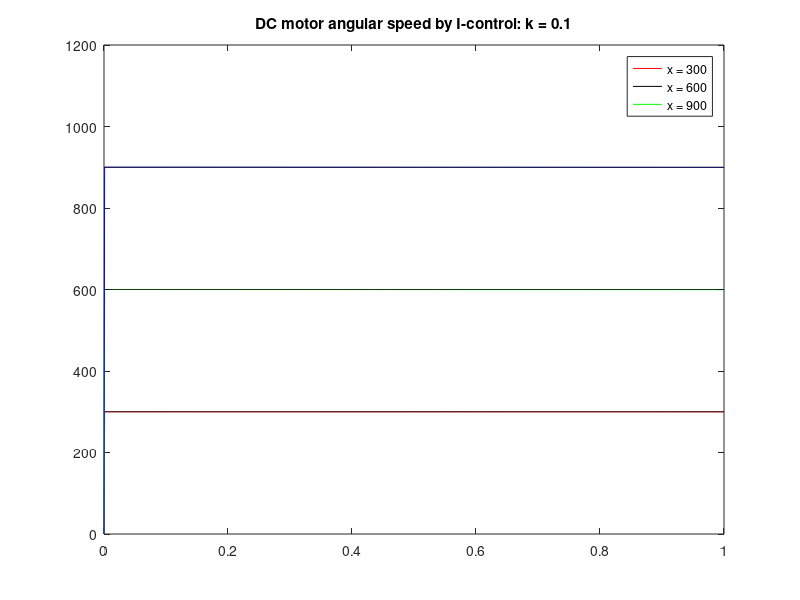
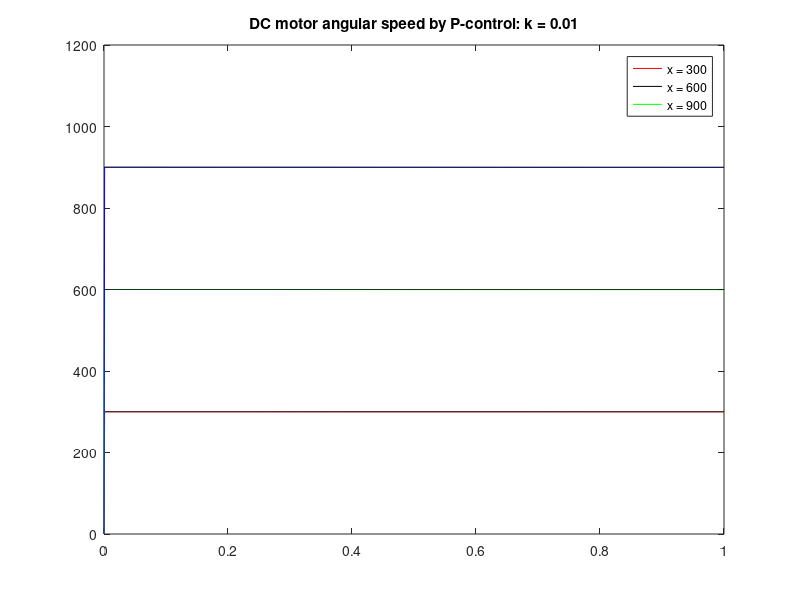
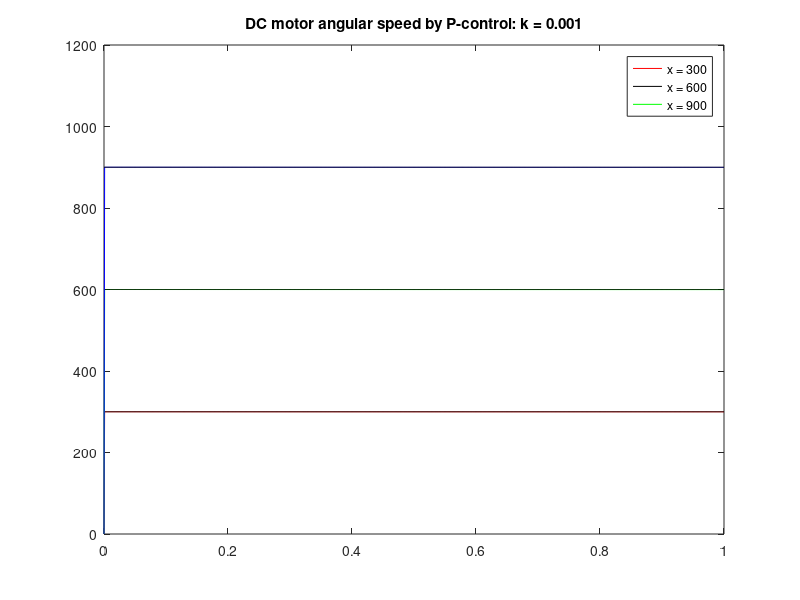
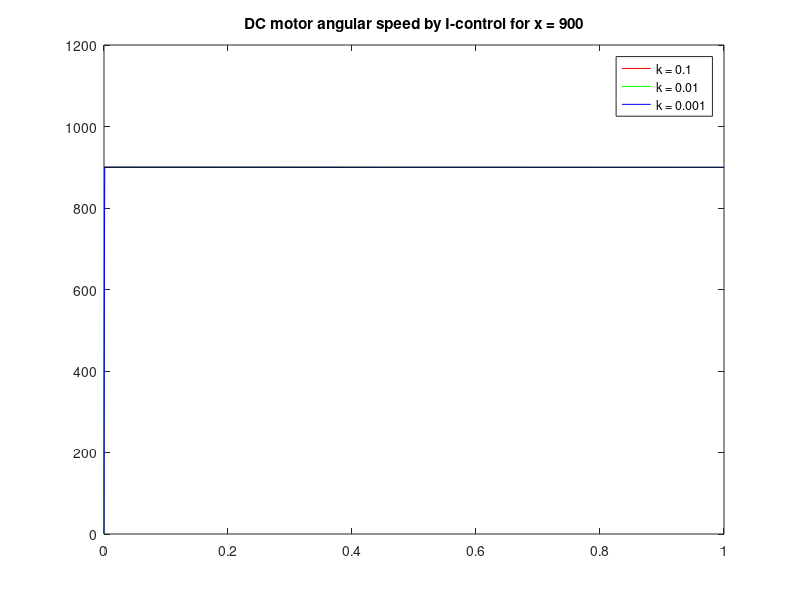

The MATLAB script that drew these images, in order:
%
%   Simulation of dc_motor PD-control
%     Author: Keitaro Naruse
%     Date: 2023-04-10
%     You should update motor parameteres and equations
%     MIT License
%

% Motor parameters
R = 2.61;
L = 0.02 * 1E-3;
Jm = 0.014 * 1E-7;
Ki = 15400/60*2*pi;
Ke = 1/Ki;
Kt = 0.657 * 1E-3;
Tm = ( R * Jm ) / ( Ke * Kt ) ;
Te = L/R;

% Set a plant of DC motor speed as transfer function
P = tf([1], [Ke*Tm*Te, Ke*Tm, Ke]);

% Simulation setting
t = [0 : 0.001 : 1];

% Set an PD-controller
C1 = tf([1 0.01], [1]);
C2 = tf([1 0.1], [1]);
C3 = tf([1 1], [1]);

% Set a reference 300, 600, 900 [rad/s]
X3 = 300 * ones(size(t));
X6 = 600 * ones(size(t));
X9 = 900 * ones(size(t));

% Whole system
G1 = feedback(C1*P, 1);
G2 = feedback(C2*P, 1);
G3 = feedback(C3*P, 1);

% Simulation
Y_G1_X3 = lsim(G1, X3, t);
Y_G1_X6 = lsim(G1, X6, t);
Y_G1_X9 = lsim(G1, X9, t);

Y_G2_X3 = lsim(G2, X3, t);
Y_G2_X6 = lsim(G2, X6, t);
Y_G2_X9 = lsim(G2, X9, t);

Y_G3_X3 = lsim(G3, X3, t);
Y_G3_X6 = lsim(G3, X6, t);
Y_G3_X9 = lsim(G3, X9, t);

% Plot for kp = 1, kd = 0.01
figure(1);
plot(t, Y_G1_X3, 'r-',  t, X3, 'k-', t, ...
    Y_G1_X6, 'g-',  t, X6, 'k-', ...
    t, Y_G1_X9, 'b-',  t, X9, 'k-');
xlim([0 1]); ylim([0 1200]);
title('DC motor angular speed by I-control: k = 0.1');
legend('x = 300', 'x = 600', 'x = 900');

% Plot for kp = 1, kd = 0.1
figure(2);
plot(t, Y_G2_X3, 'r-', t, X3, 'k-',...
    t, Y_G2_X6, 'g-', t, X6, 'k-', t, Y_G2_X9, 'b-',t,X9,'k-');
xlim([0 1]); ylim([0 1200]);
title('DC motor angular speed by P-control: k = 0.01');
legend('x = 300', 'x = 600', 'x = 900');

% Plot for kp = 1, kd = 1
figure(3);
plot(t, Y_G3_X3, 'r-', t, X3, 'k-', ...
    t, Y_G3_X6, 'g-', t, X6, 'k-' ,t, Y_G3_X9, 'b-', t, X9, 'k-');
xlim([0 1]); ylim([0 1200]);
title('DC motor angular speed by P-control: k = 0.001');
legend('x = 300', 'x = 600', 'x = 900');

% Plot for x = 900
figure(4);
plot(t, Y_G1_X9, 'r-', t, Y_G2_X9, 'g-', t, Y_G3_X9, 'b-', t, X9, 'k-');
xlim([0 1]); ylim([0 1200]);
title('DC motor angular speed by I-control for x = 900');
legend('k = 0.1', 'k = 0.01', 'k = 0.001');

% Simulation setting
t = [0 : 0.000001 : 0.001];
% Simulation
Y_G1_X3 = lsim(G1, X3, t);
Y_G1_X6 = lsim(G1, X6, t);
Y_G1_X9 = lsim(G1, X9, t);

Y_G2_X3 = lsim(G2, X3, t);
Y_G2_X6 = lsim(G2, X6, t);
Y_G2_X9 = lsim(G2, X9, t);

Y_G3_X3 = lsim(G3, X3, t);
Y_G3_X6 = lsim(G3, X6, t);
Y_G3_X9 = lsim(G3, X9, t);

% Plot for kp = 1, kd = 0.01
figure(7);
plot(t, Y_G1_X3, 'r-',  t, X3, 'k-', t, ...
    Y_G1_X6, 'g-',  t, X6, 'k-', ...
    t, Y_G1_X9, 'b-',  t, X9, 'k-');
xlim([0 0.001]); ylim([0 1200]);
title('DC motor angular speed by I-control: k = 0.1');
legend('x = 300', 'x = 600', 'x = 900');

% Plot for kp = 1, kd = 0.1
figure(8);
plot(t, Y_G2_X3, 'r-', t, X3, 'k-',...
    t, Y_G2_X6, 'g-', t, X6, 'k-', t, Y_G2_X9, 'b-',t,X9,'k-');
xlim([0 0.001]); ylim([0 1200]);
title('DC motor angular speed by P-control: k = 0.01');
legend('x = 300', 'x = 600', 'x = 900');

% Plot for kp = 1, kd = 1
figure(9);
plot(t, Y_G3_X3, 'r-', t, X3, 'k-', ...
    t, Y_G3_X6, 'g-', t, X6, 'k-' ,t, Y_G3_X9, 'b-', t, X9, 'k-');
xlim([0 0.001]); ylim([0 1200]);
title('DC motor angular speed by P-control: k = 0.001');
legend('x = 300', 'x = 600', 'x = 900');

% Plot for x = 900
figure(10);
plot(t, Y_G1_X9, 'r-', t, Y_G2_X9, 'g-', t, Y_G3_X9, 'b-', t, X9, 'k-');
xlim([0 0.0001]); ylim([0 1200]);
title('DC motor angular speed by I-control for x = 900');
legend('k = 0.1', 'k = 0.01', 'k = 0.001');
